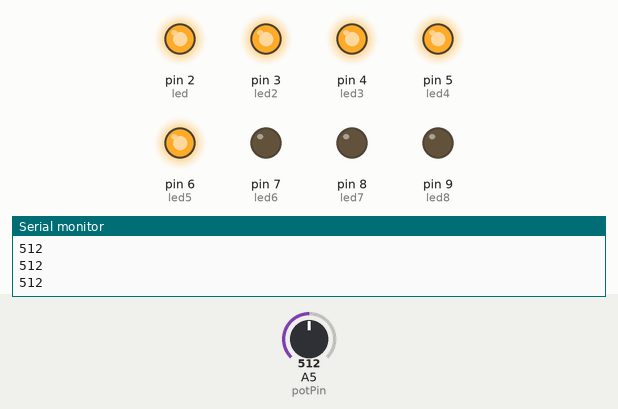
This sketch was run on a simulated Arduino Uno, built with avr-gcc and run on an emulated ATmega328P. On the bench: output pins drawn as LEDs (lit = HIGH), the last lines printed to the serial monitor. Inputs (shaded band) come from the test bench; at power-on: A5 (potPin) = 512.

Above: at 1.2 s.
1.3 s: A5 (potPin) set to 617
2.8 s: A5 (potPin) set to 651
At 4.0 s:
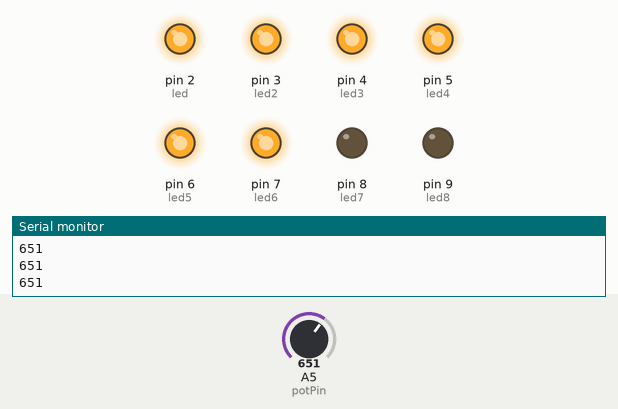
4.3 s: A5 (potPin) set to 752
5.8 s: A5 (potPin) set to 773
At 6.3 s:
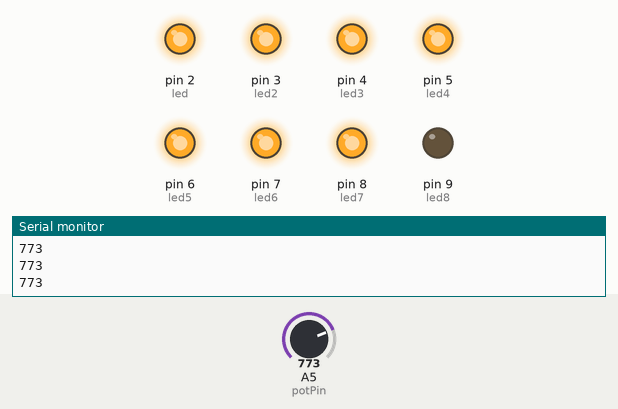
7.3 s: A5 (potPin) set to 874
8.8 s: A5 (potPin) set to 898
At 9.8 s:
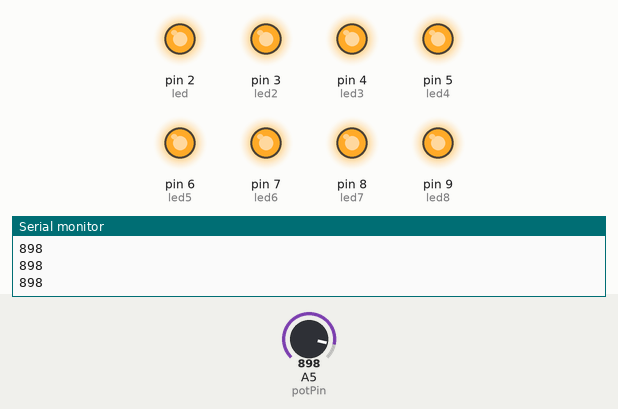
Timing chart, 0 to 11.3 s (numbered marks = the images above; inputs shaded):
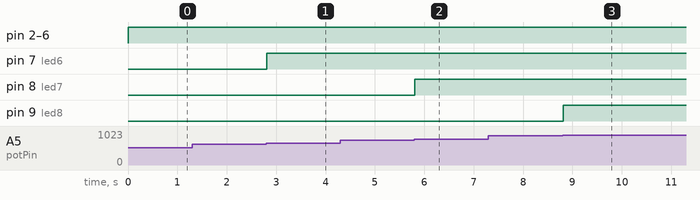

Measured:
- the behaviour switches between 634 and 635 on A5 (potPin) (found by bisection; images 0 and 1)
- the behaviour switches between 761 and 762 on A5 (potPin) (found by bisection; images 1 and 2)
- the behaviour switches between 888 and 889 on A5 (potPin) (found by bisection; images 2 and 3)
- after the input at 2.8 s, pin 7 (led6): LOW → HIGH at once
- after the input at 5.8 s, pin 8 (led7): LOW → HIGH at once
- after the input at 8.8 s, pin 9 (led8): LOW → HIGH at once

The sketch:

rlama005_lab5_part1.ino
```cpp
// C++ code
//
enum States{Start, ON, OFF}state;
int potPin = A5;
int voltage;

int led = 2;
int led2 = 3;
int led3 = 4;
int led4 = 5;
int led5 = 6;
int led6 = 7;
int led7 = 8;
int led8 = 9;


void Tick(){

  switch(state){
    case Start:
      state = OFF;
      break;
    case ON:
      if (voltage < 31){

            digitalWrite(led, LOW);
            digitalWrite(led2, LOW);
            digitalWrite(led3, LOW);
            digitalWrite(led4, LOW);
            digitalWrite(led5, LOW);
            digitalWrite(led6, LOW);
            digitalWrite(led7, LOW);
            digitalWrite(led8, LOW);
          state = OFF;
      }
      else if(voltage < 127){
          digitalWrite(led, HIGH);
            digitalWrite(led2, LOW);
            digitalWrite(led3, LOW);
            digitalWrite(led4, LOW);
            digitalWrite(led5, LOW);
            digitalWrite(led6, LOW);
            digitalWrite(led7, LOW);
            digitalWrite(led8, LOW);
          state = ON;
        }
      else if(voltage < 254){
        digitalWrite(led, HIGH);
            digitalWrite(led2, HIGH);
            digitalWrite(led3, LOW);
            digitalWrite(led4, LOW);
            digitalWrite(led5, LOW);
            digitalWrite(led6, LOW);
            digitalWrite(led7, LOW);
            digitalWrite(led8, LOW);
          state = ON;
      }
      else if(voltage < 381){
        digitalWrite(led, HIGH);
            digitalWrite(led2, HIGH);
            digitalWrite(led3, HIGH);
            digitalWrite(led4, LOW);
            digitalWrite(led5, LOW);
            digitalWrite(led6, LOW);
            digitalWrite(led7, LOW);
            digitalWrite(led8, LOW);
          state = ON;
      }
      else if(voltage < 508){
        digitalWrite(led, HIGH);
            digitalWrite(led2, HIGH);
            digitalWrite(led3, HIGH);
            digitalWrite(led4, HIGH);
            digitalWrite(led5, LOW);
            digitalWrite(led6, LOW);
            digitalWrite(led7, LOW);
            digitalWrite(led8, LOW);
          state = ON;
      }
      else if(voltage < 635){
        digitalWrite(led, HIGH);
            digitalWrite(led2, HIGH);
            digitalWrite(led3, HIGH);
            digitalWrite(led4, HIGH);
            digitalWrite(led5, HIGH);
            digitalWrite(led6, LOW);
            digitalWrite(led7, LOW);
            digitalWrite(led8, LOW);
          state = ON;
      }
      else if(voltage < 762){
        digitalWrite(led, HIGH);
            digitalWrite(led2, HIGH);
            digitalWrite(led3, HIGH);
            digitalWrite(led4, HIGH);
            digitalWrite(led5, HIGH);
            digitalWrite(led6, HIGH);
            digitalWrite(led7, LOW);
            digitalWrite(led8, LOW);
          state = ON;
      }
      else if(voltage < 889){
        digitalWrite(led, HIGH);
            digitalWrite(led2, HIGH);
            digitalWrite(led3, HIGH);
            digitalWrite(led4, HIGH);
            digitalWrite(led5, HIGH);
            digitalWrite(led6, HIGH);
            digitalWrite(led7, HIGH);
            digitalWrite(led8, LOW);
          state = ON;
      }
      else if(voltage < 1024){
        digitalWrite(led, HIGH);
            digitalWrite(led2, HIGH);
            digitalWrite(led3, HIGH);
            digitalWrite(led4, HIGH);
            digitalWrite(led5, HIGH);
            digitalWrite(led6, HIGH);
            digitalWrite(led7, HIGH);
            digitalWrite(led8, HIGH);
          state = ON;
      }
      break;

    case OFF:
    if(voltage < 31){

        state = OFF;
    }
    else{
      state = ON;
    }
    break;

    default:
    break;

  }
}


void setup(){

  pinMode(potPin, INPUT);
  pinMode(led, OUTPUT);
  pinMode(led2, OUTPUT);
  pinMode(led3, OUTPUT);
  pinMode(led4, OUTPUT);
  pinMode(led5, OUTPUT);
  pinMode(led6, OUTPUT);
  pinMode(led7, OUTPUT);
  pinMode(led8, OUTPUT);
  Serial.begin(9600);

}

void loop()
{
  state = Start;

  while(1){
  voltage = analogRead(A5);
    Serial.println(voltage);
    Tick();
  }
}
```
